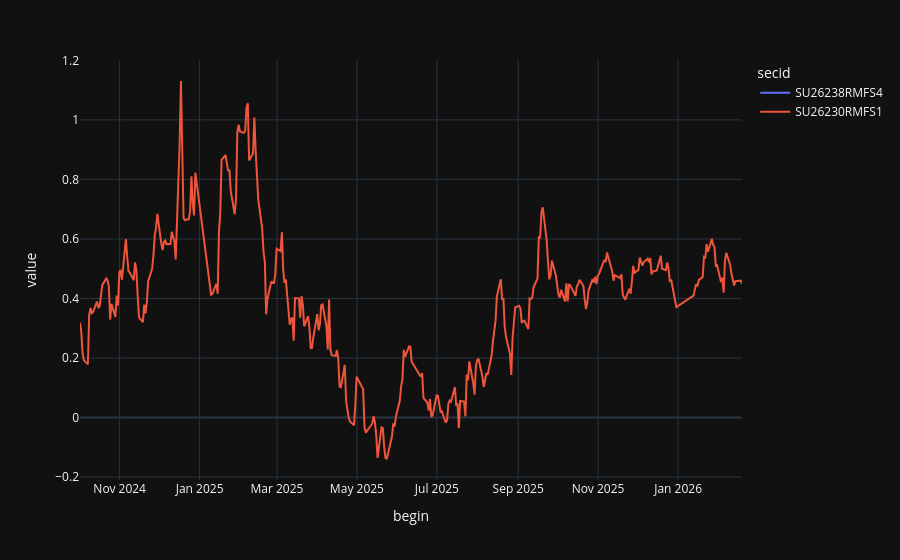

Notebook code cell kept with this figure:
### Code cell
(df['weighted_avg'].loc[secids].unstack().T.diff(axis=1)).plot(backend='plotly')

### Figure 1 — Plotly figure (JSON) as saved in the notebook; plotly's stock layout.template omitted (floating-point values rounded to 4 significant figures; data arrays with more than 128 entries replaced by an {"elided": "..."} marker saying what was removed)
{"data": [{"hovertemplate": "secid=SU26238RMFS4<br>begin=%{x}<br>value=%{y}<extra></extra>", "legendgroup": "SU26238RMFS4", "line": {"color": "#636efa", "dash": "solid"}, "marker": {"symbol": "circle"}, "mode": "lines", "name": "SU26238RMFS4", "orientation": "v", "showlegend": true, "x": {"elided": "340 str values"}, "xaxis": "x", "y": {"elided": "340 float values"}, "yaxis": "y", "type": "scatter"}, {"hovertemplate": "secid=SU26230RMFS1<br>begin=%{x}<br>value=%{y}<extra></extra>", "legendgroup": "SU26230RMFS1", "line": {"color": "#EF553B", "dash": "solid"}, "marker": {"symbol": "circle"}, "mode": "lines", "name": "SU26230RMFS1", "orientation": "v", "showlegend": true, "x": {"elided": "340 str values"}, "xaxis": "x", "y": {"elided": "340 float values"}, "yaxis": "y", "type": "scatter"}], "layout": {"xaxis": {"anchor": "y", "domain": [0.0, 1.0], "title": {"text": "begin"}}, "yaxis": {"anchor": "x", "domain": [0.0, 1.0], "title": {"text": "value"}}, "legend": {"title": {"text": "secid"}, "tracegroupgap": 0}, "margin": {"t": 60}}}
